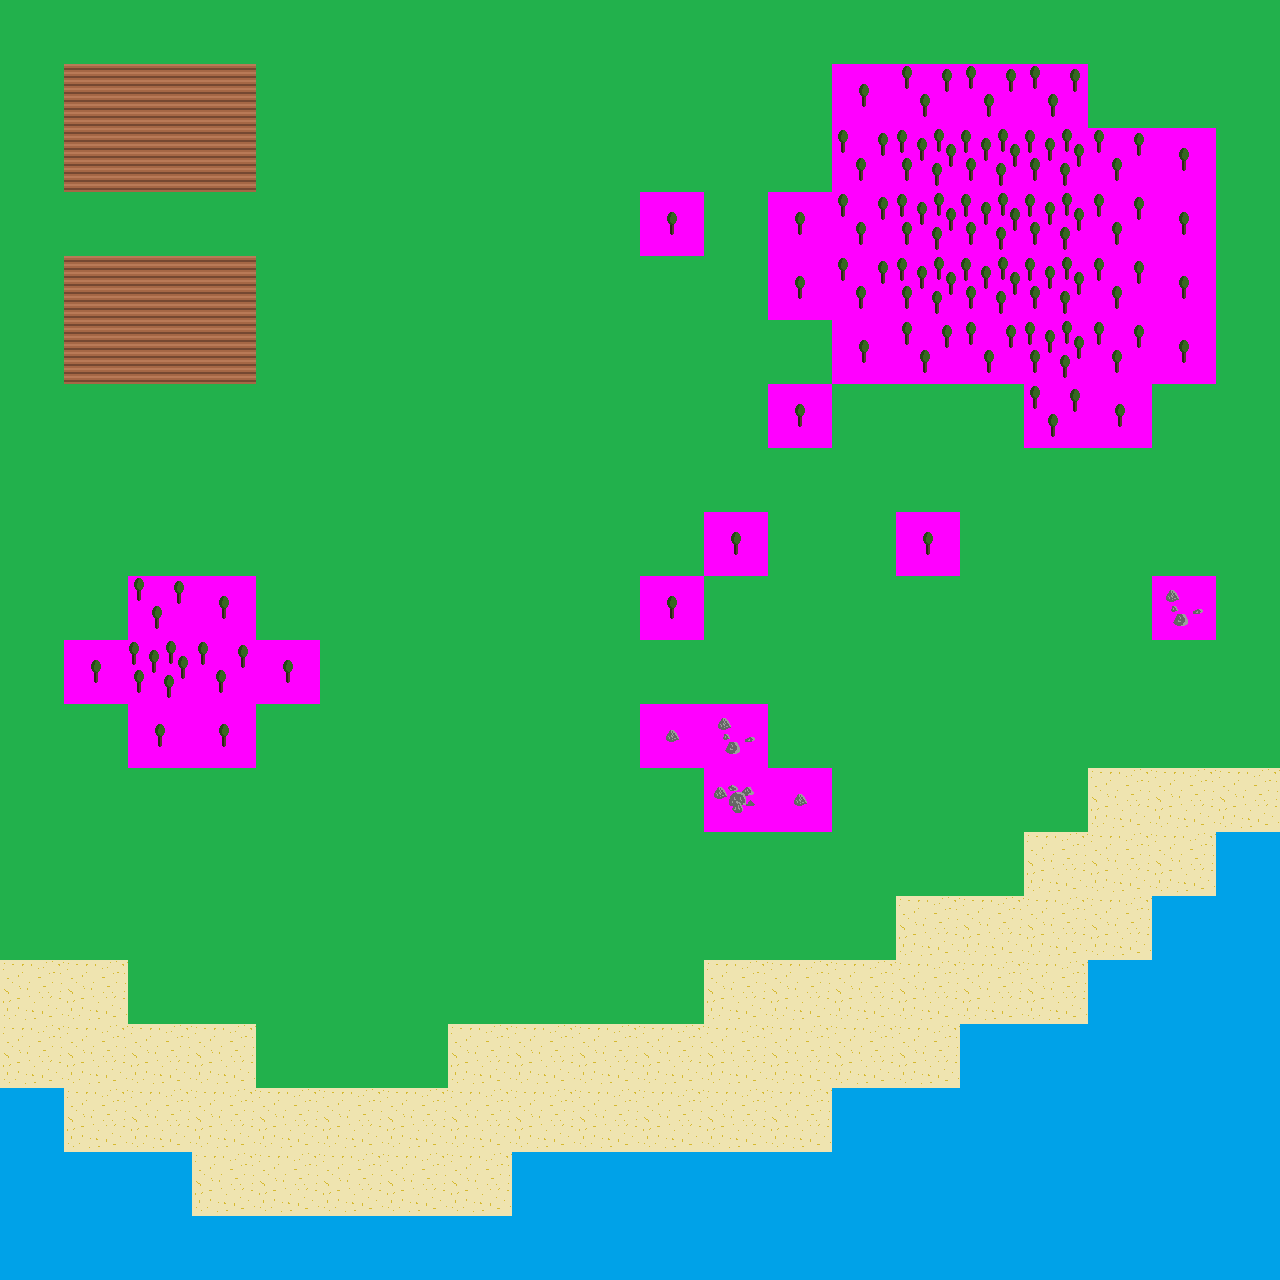

Tiled map render using the project's own tile images. Description and the map definition, with tile-layer contents summarised, below:
An orthogonal 20x20 tile map with 64x64 px tiles, 2 tile layers (Main, Transp).

<map version="1.0" orientation="orthogonal" width="20" height="20" tilewidth="64" tileheight="64">
 <tileset firstgid="1" name="TileSet" tilewidth="64" tileheight="64">
  <image source="sprite/TileSet.png" trans="ff00ff" width="320" height="192" />
 </tileset>
 <layer name="Main" width="20" height="20">
  <data>[400 cells, 400 non-empty, 4 distinct tile ids]</data>
 </layer>
 <layer name="Transp" width="20" height="20">
  <data>[400 cells, 50 non-empty, 6 distinct tile ids]</data>
 </layer>
</map>